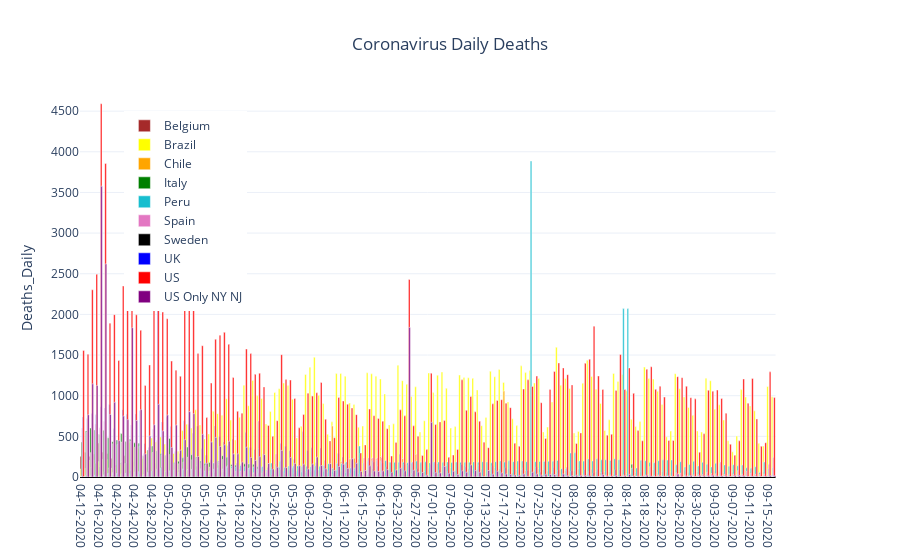

The code cell stored with this chart in its notebook:
### Code cell
fig = make_subplots(specs=[[{'secondary_y':True}]])
for mycountry in countries_list:
    fig.add_trace(go.Bar(x=country_df[country_df['Country_Region']==mycountry]['Date'],
                               y=country_df[country_df['Country_Region']==mycountry]['Deaths_Daily'],
                               name = rename_dict[mycountry],
                               marker = {'color':colors_dict[mycountry]},width = 0.35),
                  secondary_y = False)
fig.update_layout(showlegend = True,
                legend= dict(x=0.06,y=0.97),
                title='Coronavirus Daily Deaths',
                title_x= 0.5,
                yaxis={'title':'Deaths_Daily',
                       'range': [0.0,country_df['Deaths_Daily'].max() * 1.01],
                       'zeroline':True,'zerolinecolor':'#000000','zerolinewidth':2.0},
                template='plotly_white')
fig.show()
myfilename = r'C:\__YOUTUBE__\__POLITICS__\Coronavirus\outputdata\W5-CV_Daily_Deaths.png'
fig.write_image(myfilename,width = 852,height = 480)
print('Static Image:')
Image(filename=myfilename)

### Figure 1 — Plotly figure (JSON) as saved in the notebook; plotly's stock layout.template omitted (floating-point values rounded to 4 significant figures; data arrays with more than 128 entries replaced by an {"elided": "..."} marker saying what was removed)
{"data": [{"marker": {"color": "brown"}, "name": "Belgium", "type": "bar", "width": 0.35, "x": {"elided": "158 str values"}, "xaxis": "x", "y": {"elided": "158 int values"}, "yaxis": "y"}, {"marker": {"color": "yellow"}, "name": "Brazil", "type": "bar", "width": 0.35, "x": {"elided": "158 str values"}, "xaxis": "x", "y": {"elided": "158 int values"}, "yaxis": "y"}, {"marker": {"color": "orange"}, "name": "Chile", "type": "bar", "width": 0.35, "x": {"elided": "158 str values"}, "xaxis": "x", "y": {"elided": "158 int values"}, "yaxis": "y"}, {"marker": {"color": "green"}, "name": "Italy", "type": "bar", "width": 0.35, "x": {"elided": "158 str values"}, "xaxis": "x", "y": {"elided": "158 int values"}, "yaxis": "y"}, {"marker": {"color": "#17becf"}, "name": "Peru", "type": "bar", "width": 0.35, "x": {"elided": "158 str values"}, "xaxis": "x", "y": {"elided": "158 int values"}, "yaxis": "y"}, {"marker": {"color": "#e377c2"}, "name": "Spain", "type": "bar", "width": 0.35, "x": {"elided": "158 str values"}, "xaxis": "x", "y": {"elided": "158 int values"}, "yaxis": "y"}, {"marker": {"color": "black"}, "name": "Sweden", "type": "bar", "width": 0.35, "x": {"elided": "158 str values"}, "xaxis": "x", "y": {"elided": "158 int values"}, "yaxis": "y"}, {"marker": {"color": "blue"}, "name": "UK", "type": "bar", "width": 0.35, "x": {"elided": "158 str values"}, "xaxis": "x", "y": {"elided": "158 int values"}, "yaxis": "y"}, {"marker": {"color": "red"}, "name": "US", "type": "bar", "width": 0.35, "x": {"elided": "158 str values"}, "xaxis": "x", "y": {"elided": "158 int values"}, "yaxis": "y"}, {"marker": {"color": "purple"}, "name": "US Only NY NJ", "type": "bar", "width": 0.35, "x": {"elided": "158 str values"}, "xaxis": "x", "y": {"elided": "158 int values"}, "yaxis": "y"}], "layout": {"legend": {"x": 0.06, "y": 0.97}, "showlegend": true, "title": {"text": "Coronavirus Daily Deaths", "x": 0.5}, "xaxis": {"anchor": "y", "domain": [0, 0.94]}, "yaxis": {"anchor": "x", "domain": [0, 1], "range": [0, 4637.0], "title": {"text": "Deaths_Daily"}, "zeroline": true, "zerolinecolor": "#000000", "zerolinewidth": 2}, "yaxis2": {"anchor": "x", "overlaying": "y", "side": "right"}}}
